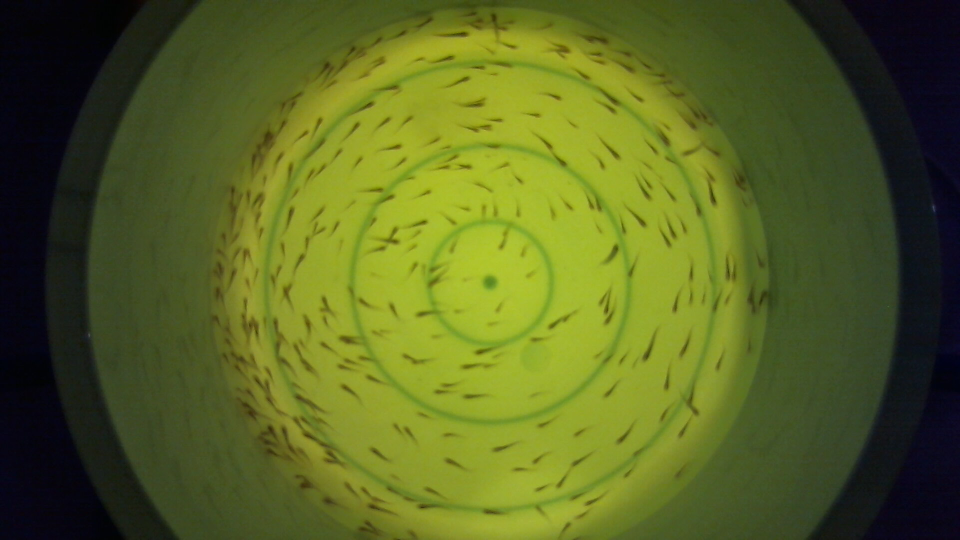
#> input picture IMAGES/400/my_photo-1.jpg, 1920 x 1080 px (shown at 1/2 size); its folder holds only this picture in this run
$ jupyter execute FC_GSC_400.ipynb
#> lines starting #> are read from the running program, lines starting #| are printed output that depends on the picture; after the words box and inside, x2 and y2 are one past the last pixel; in counts of white or black regions, pixels touching at a corner belong together
# Fry Counter Grid Search Contours (FC_GSC_400)

[cell 1]
import cv2 as cv
import numpy as np
import os

[cell 2]
# Function for opening image
def get_img(img_path, grayscale=True):
#> called with img_path = '../IMAGES/400/my_photo-1.jpg', grayscale = True
    img = cv.imread(img_path)
#> img is the input picture: shape (1080, 1920, 3); mean B, G, R 34, 99.6, 88.2
    if grayscale:
        return cv.cvtColor(img, cv.COLOR_BGR2GRAY)
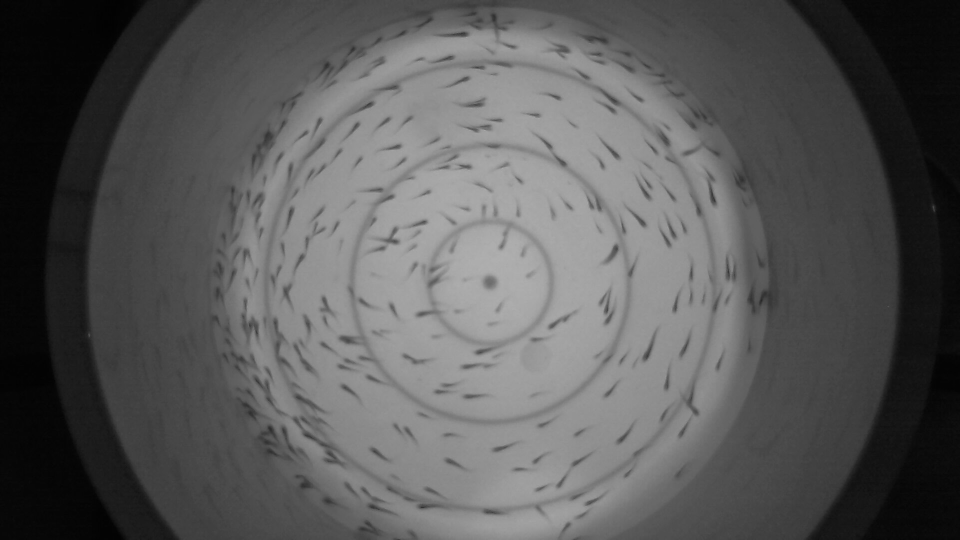
#> returned value: shape (1080, 1920) (shown at 1/2 size); min 1, max 176, mean 88.7
#> call 2 of get_img, with img_path = '../IMAGES/100/background.jpg', grayscale = True
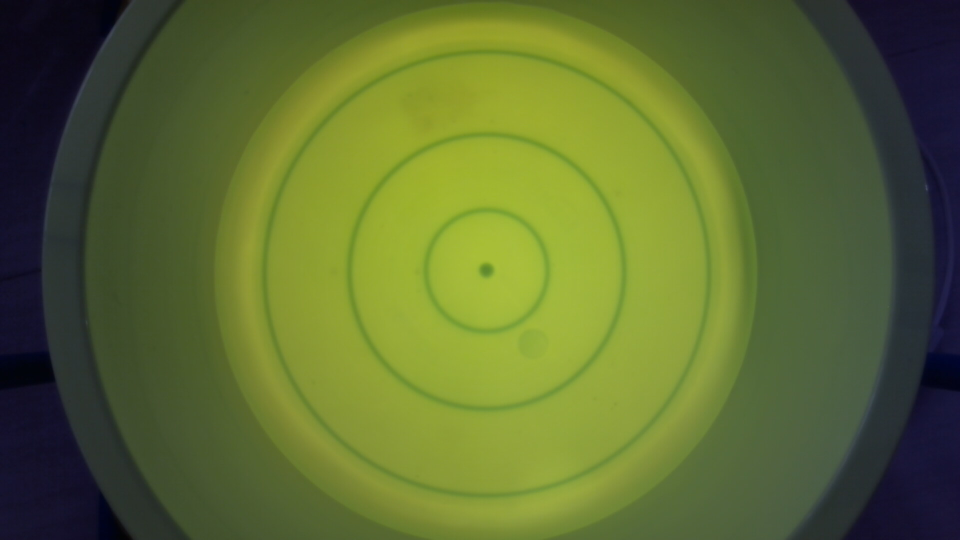
#> input picture IMAGES/100/background.jpg, 1920 x 1080 px (shown at 1/2 size)
#> in get_img, img is the input picture: shape (1080, 1920, 3); mean B, G, R 49.4, 107.8, 93.4
#> in get_img (call 2), `return cv.cvtColor(img, cv.COLOR_BGR2GRAY)`:
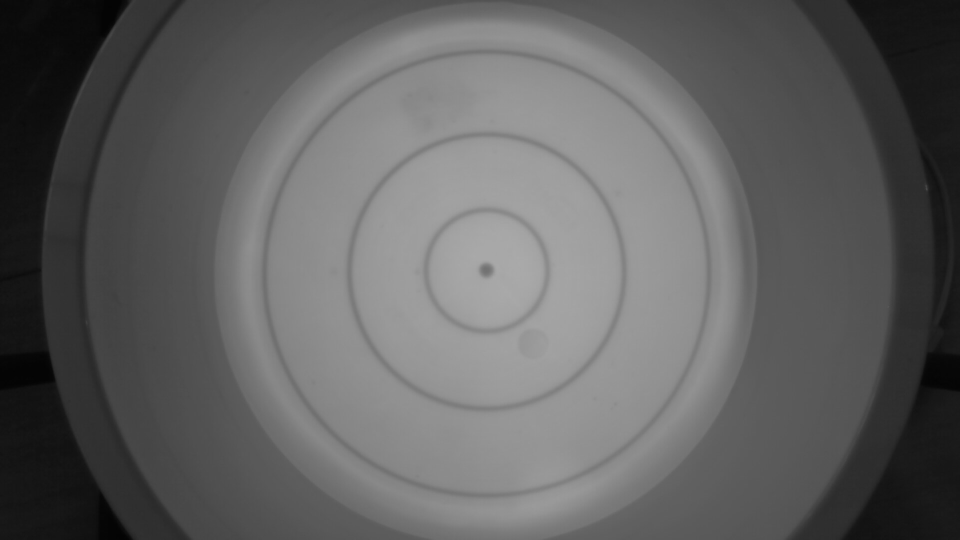
#> returned value: shape (1080, 1920) (shown at 1/2 size); min 2, max 170, mean 96.8
    return img

[cell 3]
# Function for cropping image
def crop_img(img):
    img_centerX = img.shape[1] // 2
#> img_centerX = 960
    img_centerY = img.shape[0] // 2
#> img_centerY = 540

    # Initialize mask to use
    mask = np.zeros(img.shape, dtype=np.uint8)

    # Crop the image
    region_to_cut = cv.ellipse(mask, (img_centerX, img_centerY), (547, 547), 0, 0, 360, 255, -1)
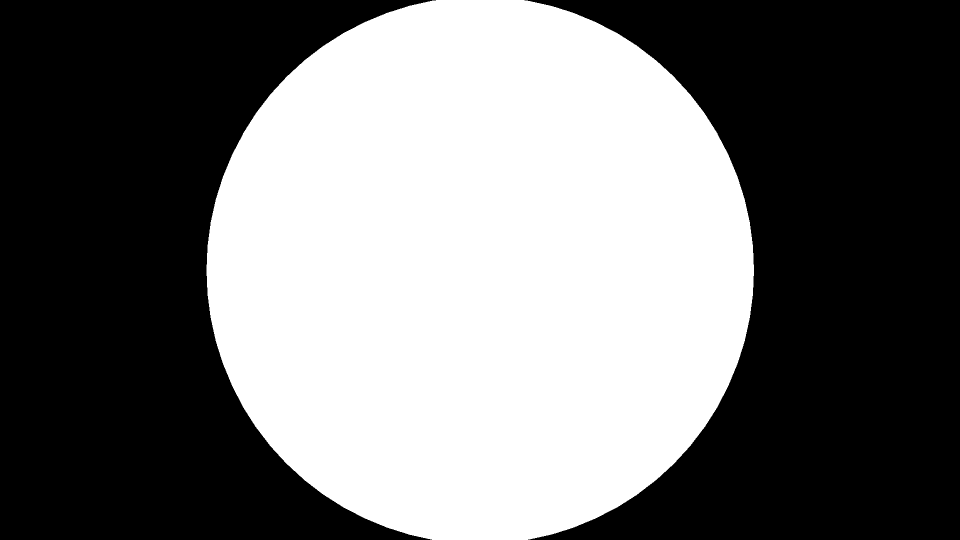
#> mask: shape (1080, 1920) (shown at 1/2 size); 45.3% white; 1 white region, box (x1, y1, x2, y2) and area: (413, 0, 1508, 1080) 938950
    cropped_img = cv.bitwise_or(img, img, mask=region_to_cut)
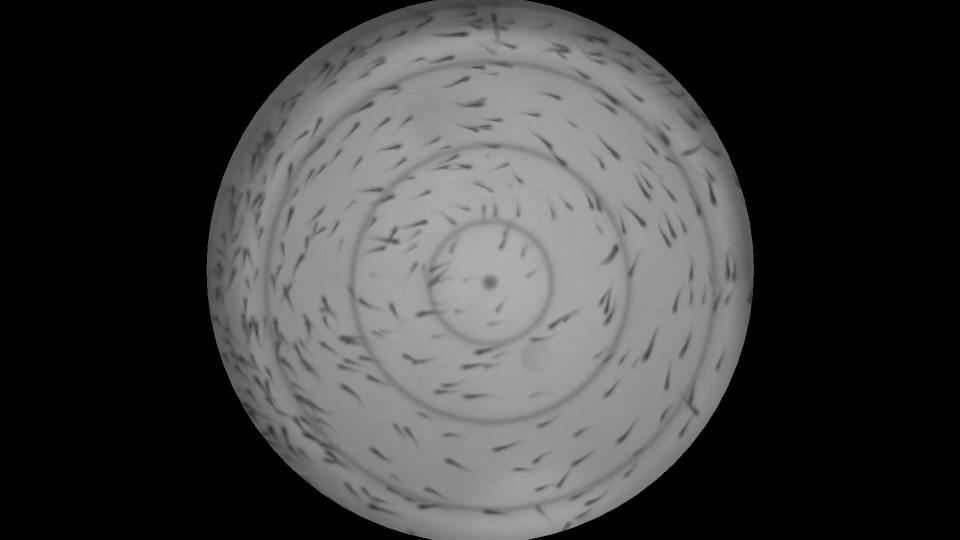
#> cropped_img: shape (1080, 1920) (shown at 1/2 size); min 0, max 176, mean 62
    return cropped_img[:, img_centerX-600:img_centerX+600]
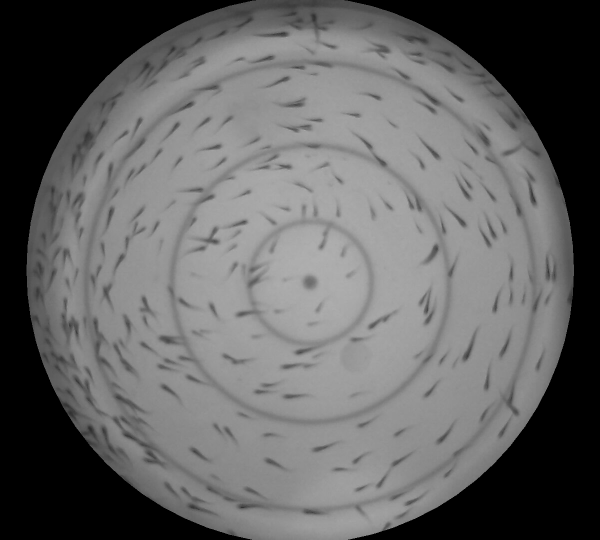
#> returned value: shape (1080, 1200) (shown at 1/2 size); min 0, max 176, mean 99.2
#> in crop_img (call 2), `cropped_img = cv.bitwise_or(img, img, mask=region_to_cut)`:
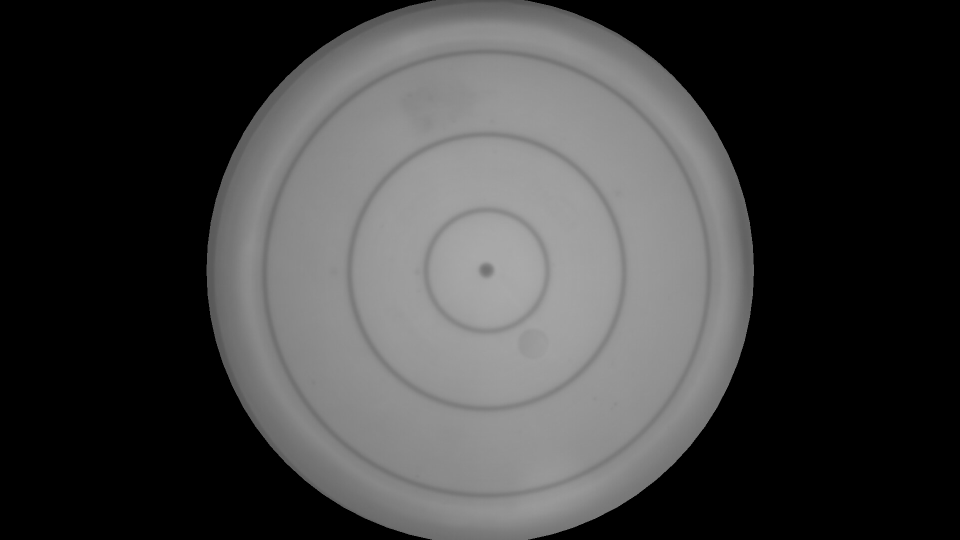
#> cropped_img: shape (1080, 1920) (shown at 1/2 size); min 0, max 170, mean 63.3
#> in crop_img (call 2), `return cropped_img[:, img_centerX-600:img_centerX+600]`:
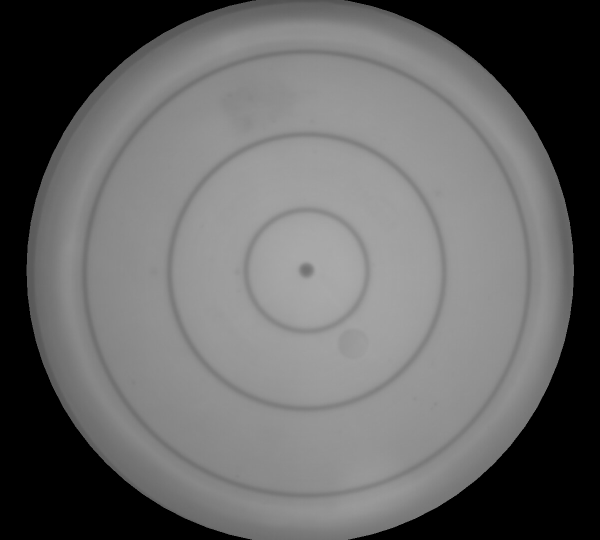
#> returned value: shape (1080, 1200) (shown at 1/2 size); min 0, max 170, mean 101.3

[cell 4]
# Gaussian Blur Function
def gaussian_blur(img, kernel_a, kernel_b):
#> called with kernel_a = 3, kernel_b = 3
    return cv.GaussianBlur(img, (kernel_a, kernel_b), 0)

[cell 5]
# Remove the background from the fry image
def img_diff(img, bg_img):
    return cv.absdiff(img, bg_img)
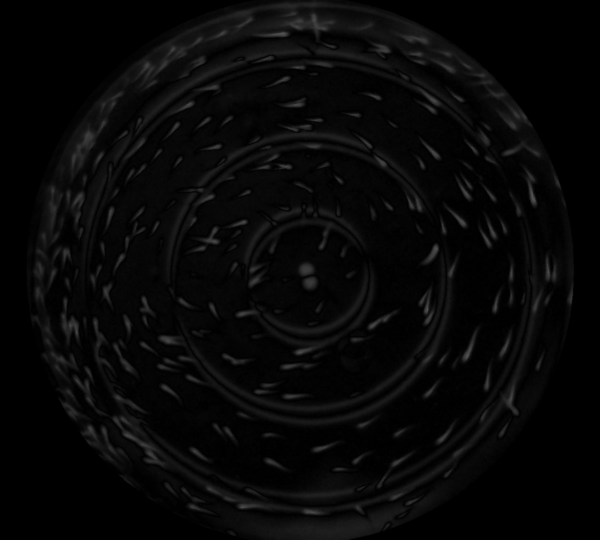
#> returned value: shape (1080, 1200) (shown at 1/2 size); min 0, max 86, mean 7.2

[cell 6]
# Image Segmentation Using Thresholding Function
def threshold_img(diff_img, type='OTSU', block=0, c=0):
#> called with type = 'OTSU', block = 0, c = 0
    if type == 'OTSU':
        _, thresh_img = cv.threshold(diff_img, 0, 255, cv.THRESH_BINARY + cv.THRESH_OTSU)
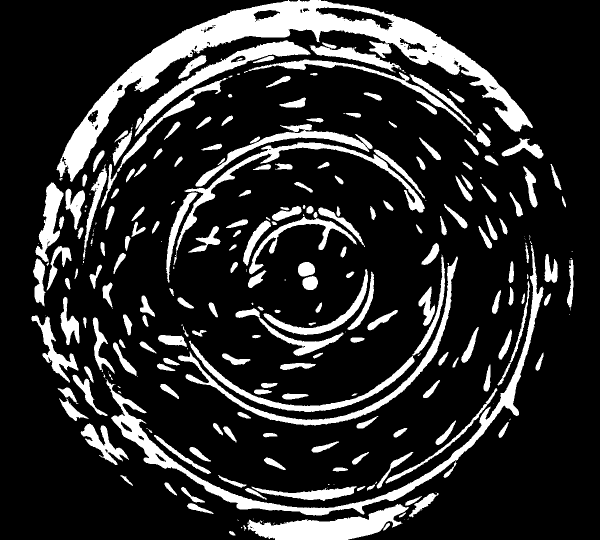
#> thresh_img: shape (1080, 1200) (shown at 1/2 size); 17.4% white; 306 white regions (95 under 20 px)
        return thresh_img
    else:
        return cv.adaptiveThreshold(diff_img, 255, cv.ADAPTIVE_THRESH_GAUSSIAN_C, cv.THRESH_OTSU, block, c)

[cell 7]
# Histogram Counter
def histogram_counter(thres_img, pixel_to_count='white'):
    if pixel_to_count == 'white':
        return np.count_nonzero(thres_img == 255)
    else:
        return np.count_nonzero(thres_img == 0)

[cell 8]
# Countour Detection
def contour_detection(thres_img):
    contours, _ = cv.findContours(thres_img, cv.RETR_TREE, cv.CHAIN_APPROX_SIMPLE)
#> contours = 398 contours, 171 with area under 20; largest, box (x1, y1, x2, y2) and area: (113, 0, 1066, 364) 53735, (213, 490, 1087, 1031) 18544, (495, 1008, 818, 1080) 10447, (356, 513, 916, 851) 7927, (269, 80, 621, 273) 7878
    return contours

# GRID SEARCH

[cell 9]
# Path to the images (400)
path = '../IMAGES/400/'
list_images_400 = [f for f in os.listdir(path) if f.startswith('my_photo')]
list_paths_400 = [path + f for f in list_images_400]

[cell 10]
# Kernel values for Grid Searching

# Kernel values for Fry Image
kernel_values_a = [3, 5, 7, 9]
kernel_values_b = [3, 5, 7, 9]

# Kernel values for Background Image
kernel_values_c = [3, 5, 7, 9]
kernel_values_d = [3, 5, 7, 9]

[cell 11]
# Initialize the best accuracy (FOR 400 FRIES)
best_accuracy_400 = None
best_400_a = None
best_400_b = None
best_400_c = None
best_400_d = None

for a in kernel_values_a:
    for b in kernel_values_b:
        for c in kernel_values_c:
            for d in kernel_values_d:
                contours_val = np.array([])
                for img_path in list_paths_400:
                    img = get_img(img_path)
                    bg_img = get_img('../IMAGES/100/background.jpg')

                    # Crop the image
                    img = crop_img(img)
                    bg_img = crop_img(bg_img)

                    # Gaussian Blur
                    img = gaussian_blur(img, a, b)
                    bg_img = gaussian_blur(bg_img, c, d)

                    # Image Difference
                    diff_img = img_diff(img, bg_img)

                    # OTSU Thresholding
                    thres_img = threshold_img(diff_img)

                    # Contour Detection
                    contours = contour_detection(thres_img)
                    contours_val = np.append(contours_val, len(contours))
#> contours_val = [398]
                # Accuracy measures how close is the mean contours to 400
                diff_to_400 = np.abs(np.mean(contours_val) - 400)
#> diff_to_400 = 2
                accuracy = ((400 - diff_to_400) / 400 ) * 100
#> accuracy = 99.5
                if best_accuracy_400 is None or accuracy > best_accuracy_400:
                    best_accuracy_400 = accuracy
#> best_accuracy_400 = 99.5
                    best_400_a = a
                    best_400_b = b
                    best_400_c = c
                    best_400_d = d

print(f"Best Accuracy for 400 images: {best_accuracy_400} \nBest Kernel for Fry Images: ({best_400_a}, {best_400_b}) \nBest Kernel for Background Images: ({best_400_c}, {best_400_d})")
#| Best Accuracy for 400 images: 100.0
#| Best Kernel for Fry Images: (5, 5)
#| Best Kernel for Background Images: (3, 7)
